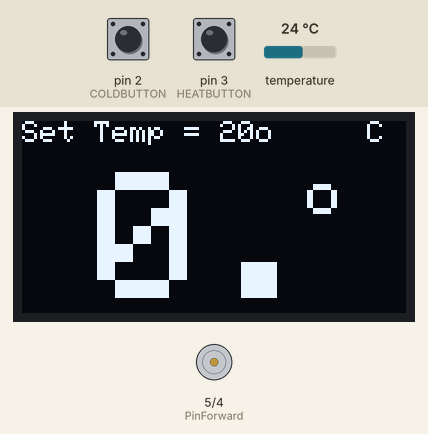
A sketch run on a simulated Arduino Uno, built with avr-gcc and run on an emulated ATmega328P. Parts: 128×64 one-colour display, motor-driver pin pairs drawn as motors (green arrow = first pin HIGH = forward, orange = second pin HIGH = backward, longer = more drive). The test bench sets the inputs (shaded band); at power-on: pin 2 (COLDBUTTON) HIGH, pin 3 (HEATBUTTON) HIGH, temperature 24 °C.

Above: at 1.2 s.
1.3 s: pin 2 (COLDBUTTON) pulled LOW for 0.25 s
At 1.73 s:
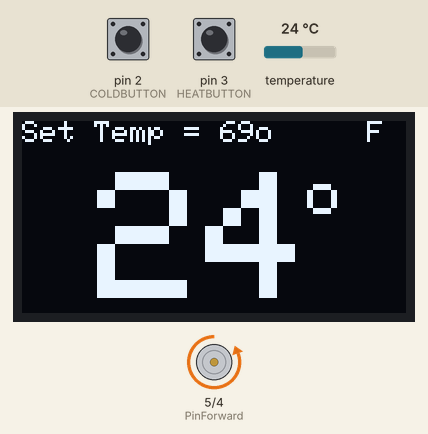
3.5 s: pin 2 (COLDBUTTON) pulled LOW for 3.2 s
At 5.94 s:
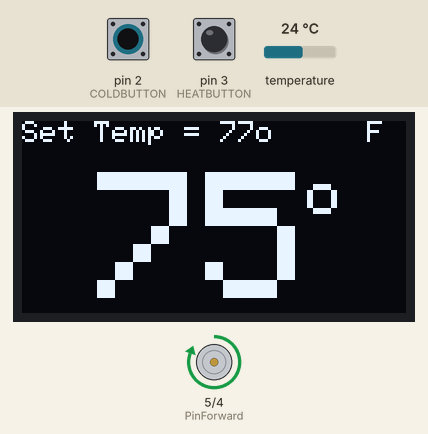
8.2 s: pin 3 (HEATBUTTON) pulled LOW for 0.25 s
At 8.63 s:
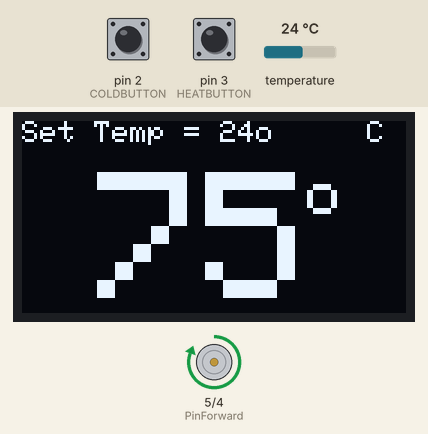
10.0 s: pin 3 (HEATBUTTON) pulled LOW for 1 s
At 10.52 s:
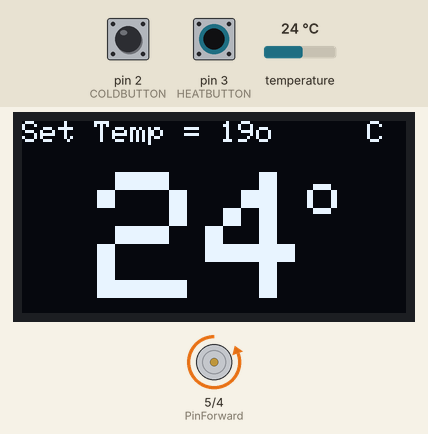
Timing chart, 0 to 13.0 s (numbered marks = the images above; inputs shaded):
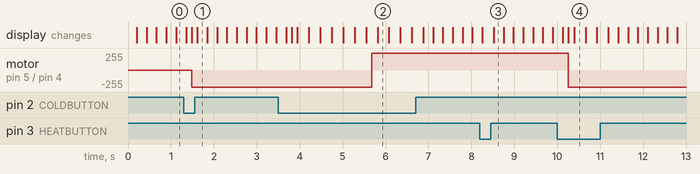

Measured:
- after the input at 1.3 s, motor on pin 5 (PinForward) / pin 4 (PinBackward): stopped → backward 255/255 after 0.19 s; the display: first changes after 0.05 s (image 1 shows a later state)
- after the input at 3.5 s, motor on pin 5 (PinForward) / pin 4 (PinBackward): backward 255/255 → forward 255/255 after 2.2 s; the display: first changes after 0.18 s (image 2 shows a later state)
- after the input at 8.2 s, the display: first changes after 0.05 s (image 3 shows a later state)
- after the input at 10.0 s, motor on pin 5 (PinForward) / pin 4 (PinBackward): forward 255/255 → backward 255/255 after 0.26 s

The sketch:

Onrei_bottle.ino
```cpp
#include <DallasTemperature.h>
#include <OneWire.h>
#include <Adafruit_SSD1306.h>
#include <splash.h>
#include <Adafruit_GFX.h>
#include <Adafruit_GrayOLED.h>
#include <Adafruit_SPITFT.h>
#include <Adafruit_SPITFT_Macros.h>
#include <gfxfont.h>
#include <SPI.h>
#include <Wire.h>

#define SCREEN_WIDTH 128
#define SCREEN_HEIGHT 64

int PinForward=5;
int PinBackward=4;
int SET_T = 70;
int HEATBUTTON = 3;
int COLDBUTTON = 2;
int HEATBUTTONp = 0;
int COLDBUTTONp = 0;
bool FAHRENHEIT = 1;
const int ONE_WIRE_BUS = A0;
float CURRENT = 0;

// Declaration for an SSD1306 display connected to I2C
Adafruit_SSD1306 display(SCREEN_WIDTH, SCREEN_HEIGHT, &Wire, -1); // -1 means no hardware reset pin
OneWire oneWire(ONE_WIRE_BUS);
DallasTemperature sensors(&oneWire);

void disptemp() {
  display.clearDisplay();
  display.setTextColor(WHITE);

  display.setTextSize(1);
  display.setCursor(0, 0);
  display.print("Set Temp = ");
  display.print(SET_T);
  display.setTextSize(0);
  display.print("o");

  display.setTextSize(1);
  display.setCursor(115, 0);
  if (FAHRENHEIT) {
    display.print("F");
  } else {
    display.print("C");
  }

  display.setTextSize(6);
  display.setCursor(25,17);
  display.print(CURRENT);
  display.setTextSize(2);
  display.setCursor(95, 17);
  display.print("o");

  display.display();
}

void setup() {
  Serial.begin(115200);
  Wire.begin();
  sensors.begin();
  sensors.setResolution(9);
  pinMode(PinForward,OUTPUT);
  pinMode(PinBackward,OUTPUT);
  digitalWrite(PinForward,LOW);
  digitalWrite(PinBackward,LOW);
  pinMode(HEATBUTTON, INPUT_PULLUP);
  pinMode(COLDBUTTON, INPUT_PULLUP);

  // Initialize the display with the I2C address 0x3C (most common)
  if(!display.begin(SSD1306_SWITCHCAPVCC, 0x3C)) {
    Serial.println(F("SSD1306 allocation failed"));
    for(;;); // Don't proceed, loop forever
  }

  disptemp();
}

void loop() {
  unsigned long lastTempRead = 0;
  const unsigned long TEMP_READ_DELAY = 1000; // 1000 ms = 1 second
  loopstart:
  delay(100);
  HEATBUTTONp = digitalRead(HEATBUTTON);
  COLDBUTTONp = digitalRead(COLDBUTTON);
  if (HEATBUTTONp == HIGH and COLDBUTTONp == HIGH) {
    if (FAHRENHEIT == 1){
      SET_T = (SET_T - 32) / 1.8;
      FAHRENHEIT = 0;
    }else{
      SET_T = (SET_T * 1.8)+32;
      FAHRENHEIT = 1;
    }
    disptemp();
    delay(100);
    goto loopstart;
  }
  if (HEATBUTTONp == HIGH) {
    SET_T ++;
    disptemp();
  }
  if (COLDBUTTONp == HIGH) {
    SET_T --;
    disptemp();
  }

  if (millis() - lastTempRead >= TEMP_READ_DELAY) {
  lastTempRead = millis();

  sensors.requestTemperatures();

  if (FAHRENHEIT == 1) {
    CURRENT = sensors.getTempFByIndex(0);
  } else {
    CURRENT = sensors.getTempCByIndex(0);
  }

  disptemp();
  }
  if (CURRENT<SET_T) {
    digitalWrite(PinForward,HIGH);
    digitalWrite(PinBackward,LOW);
  }
  if (CURRENT>SET_T) {
    digitalWrite(PinForward,LOW);
    digitalWrite(PinBackward,HIGH);
  }
   if (CURRENT==SET_T) {
    digitalWrite(PinForward,LOW);
    digitalWrite(PinBackward,LOW);
  }
}
```
